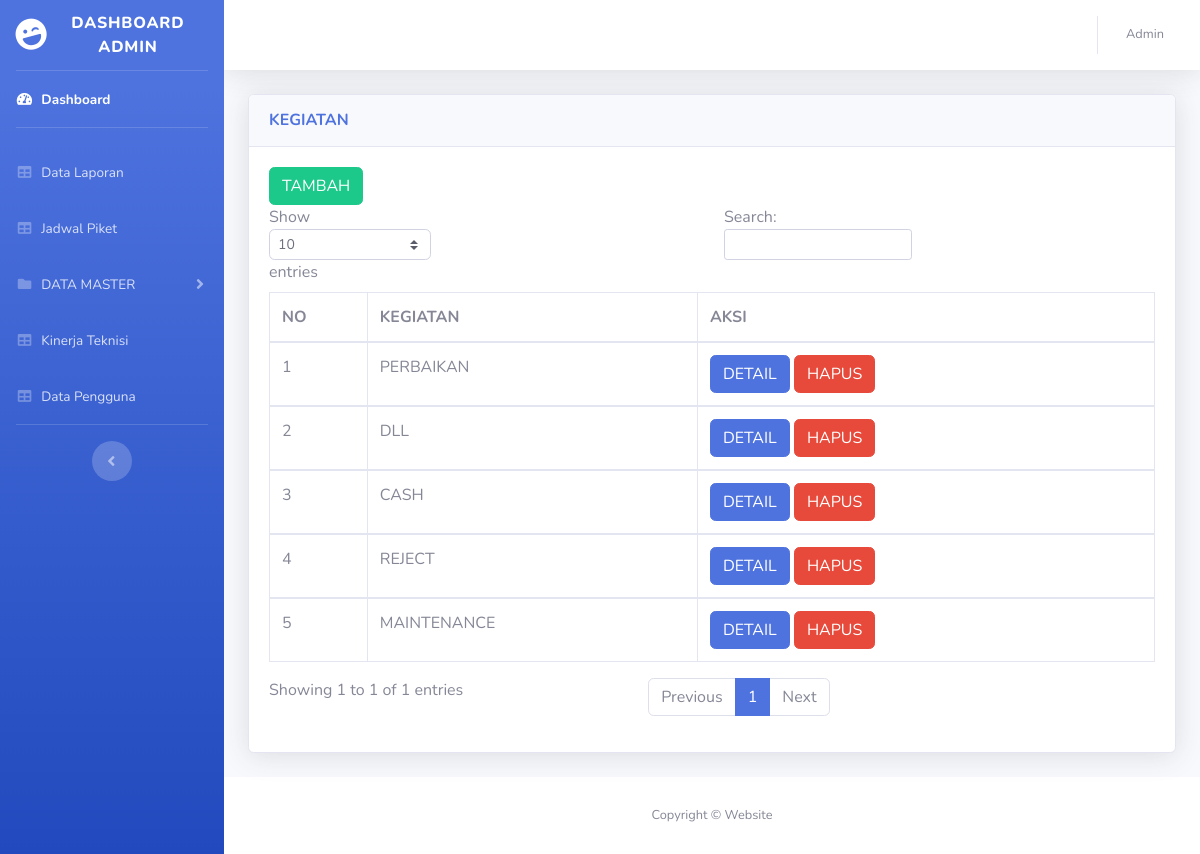
The page /nama_kegiatan.php (signed in) on the database its author committed.
### tables this page shows
CREATE TABLE `nama_kegiatan` (
  `id` int(8) NOT NULL,
  `kegiatan` varchar(255) NOT NULL
);

### nama_kegiatan.php (the view, shortened to what this page needs)
<!DOCTYPE html>
<html lang="en">
<?php
include ('include/header.php');
?>
<?php
 if (empty($_SESSION['nip'])) {
 header("location:index.php");
 }
 else {
 ?>
<body id="page-top">
  <div id="wrapper">
    <?php
    include('include/sidebar.php');
    ?>
    <div id="content-wrapper" class="d-flex flex-column">
      <div id="content">
        <?php
        include ('include/topbar.php');
        ?>
        <div class="container-fluid">
          <div class="card shadow mb-4">
            <div class="card-header py-3">
              <h6 class="m-0 font-weight-bold text-primary">KEGIATAN</h6>
            </div>
            <div class="card-body">
              <a class="btn btn-success" href="tambah_nama_kegiatan.php">TAMBAH</a>
              <div>
                <table class="table table-bordered" id="dataTable" width="100%" cellspacing="0">
                  <thead>
                    <tr>
                      <th>NO</th>
                      <th>KEGIATAN</th>
                      <th>AKSI</th>
                    </tr>
                    <?php
                    include 'loginuser/koneksi.php';
                    $no = 1;
                    $data = mysqli_query($connect,"select * from nama_kegiatan");
                    while($d = mysqli_fetch_array($data)){
                    ?>
                  </thead>
                  <tbody>
                    <tr>
                      <td><?php echo $no++;?></td>
                      <td><?php echo $d['kegiatan']; ?></td>
                      <td><a class="btn btn-primary" href="detail_nama_kegiatan.php?id=<?php echo $d['id']; ?>">DETAIL</a>
                      <a class="btn btn-danger" href="delete_nama_kegiatan.php?id=<?php echo $d['id']; ?>">HAPUS</a></td>
                    </tr>
                    <?php
                     }
                    ?>
                  </tbody>
                </table>
              </div>
            </div>
          </div>
        </div>
      </div>
      <?php
      include('include/footer.php');
      ?>
    </div>
  </div>
</body>
</html>
<?php } ?>

### rows shown on the page
nama_kegiatan: kegiatan "PERBAIKAN"
nama_kegiatan: kegiatan "DLL"
nama_kegiatan: kegiatan "CASH"
nama_kegiatan: kegiatan "REJECT"
nama_kegiatan: kegiatan "MAINTENANCE"
